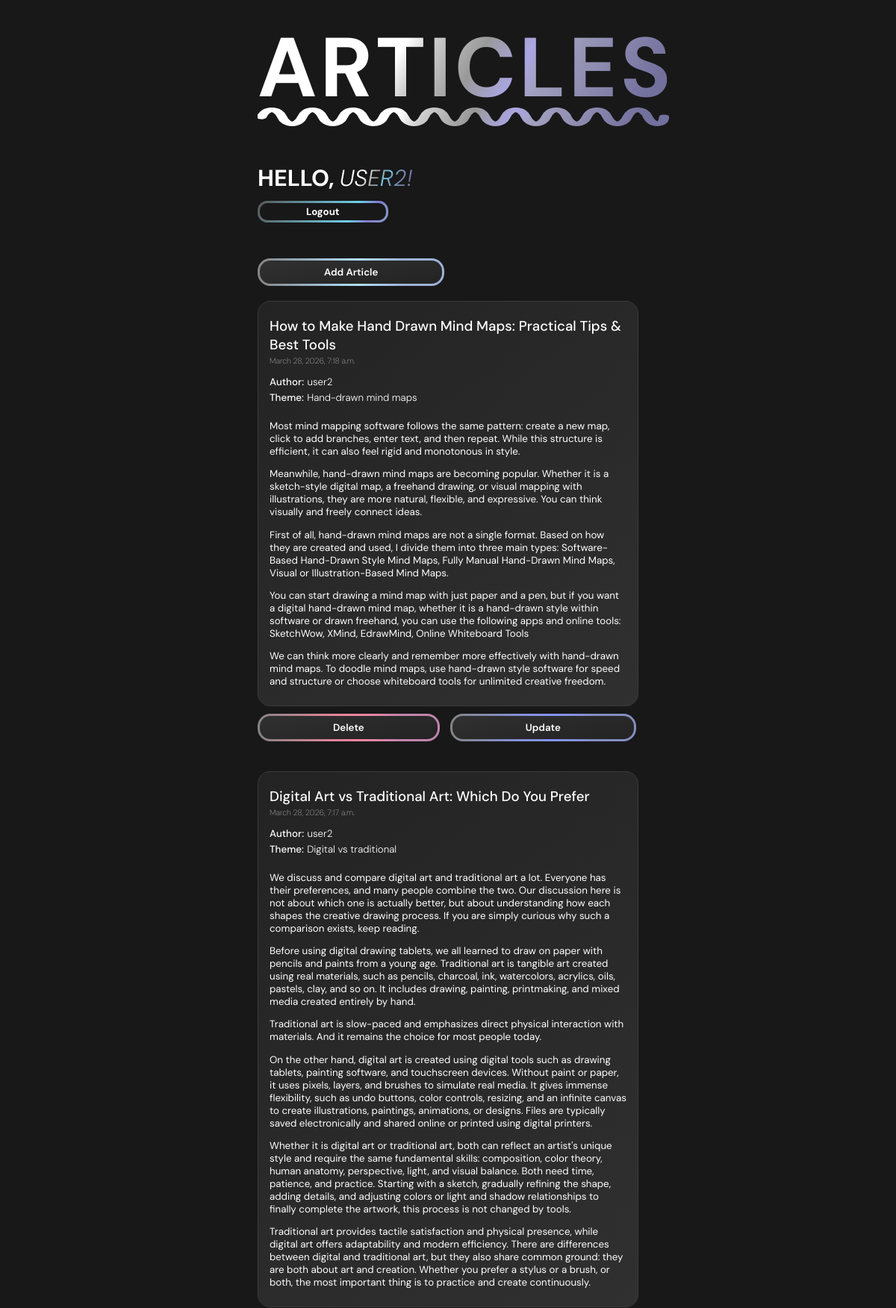
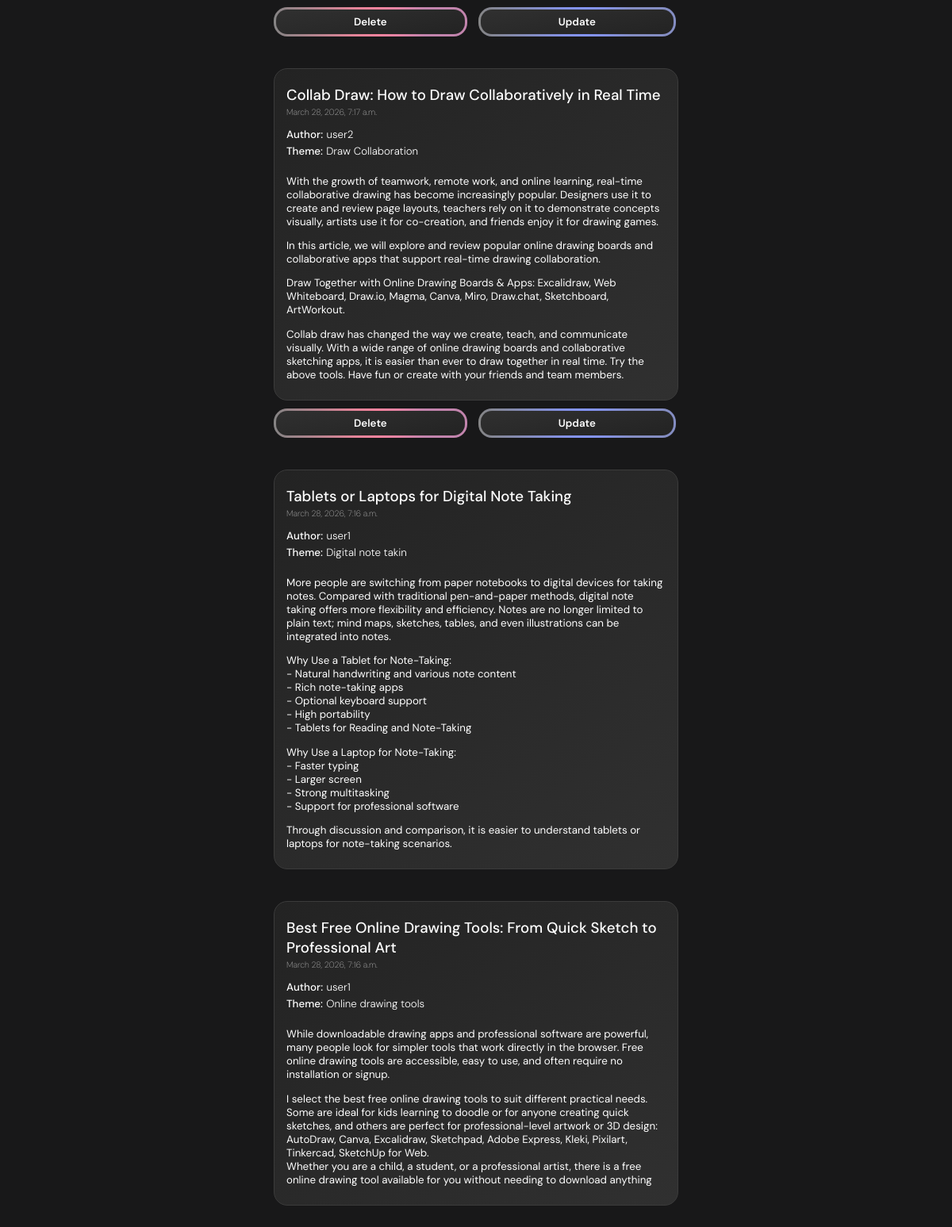
/ (signed in), run on the app's committed database (2 pictures, top to bottom).
### main/models.py (models this page shows, shortened)
class Article(models.Model):
    heading=models.CharField('Heading', max_length=150)
    body=models.TextField('Body', default = "Article body")
    theme = models.CharField('Genre', max_length=100)
    creation_date = models.DateTimeField(auto_now_add=True)
    author = models.ForeignKey(User, on_delete=models.CASCADE, null=True)

### main/views.py (the view)
# urls.py: path('', views.index),
def index(request):
    articles = Article.objects.all()
    return render(request, 'main/index.html', {'articles': articles})

### main/templates/main/index.html (shortened to what this page needs)
{% extends "base.html" %}
{% block info %}
    <div>
        <span class="main-h">Hello, </h3>
        <span class="user-h">{{ user.username|default:"Guest" }}!</span>
    </div>
    {% if user.is_authenticated %}
        {% include "registration/logout.html" %}
        <br/>
        <br/>
        <div class="btn-add">
            <a href="{% url 'add' %}">Add Article</a>
        </div>
    {% endif %}
    {% for el in articles reversed %}
        <div style="margin-bottom: 40px;">
            <div class="article-container">
                <h3 class="article-h">{{ el.heading }}</h3>
                <div>
                    <span class="article-date">{{ el.creation_date }}</span>
                </div>
                <div>
                    <span class="article-info-title">Author:</span>
                    <span class="article-info">{{ el.author.username }}</span>
                </div>
                <div>
                    <span class="article-info-title">Theme:</span>
                    <span class="article-info">{{ el.theme }}</span>
                </div>
                <div class="article-text">
                    {{ el.body|linebreaks }}
                </div>
            </div>
            {% if user.is_authenticated and el.author == user%}
                <div class="btn-delete">
                    <a href="{% url 'delete' el.id %}" title="Delete">Delete</a>
                </div>
                <div class="btn-update">
                    <a href="{% url 'update' el.id %}" title="Update">Update</a>
                </div>
            {% endif %}
        </div>
    {% endfor %}
{% endblock %}

### main/static/styles.css (style rules this page uses)
:root { --page-bg-color: #181819; --main-text-color: #FFFFFF; --secondary-text-color: #FFFFFF; --text-gradient-1: linear-gradient(120deg,rgba(255, 255, 255, 1) 34%, rgba(204, 204, 204, 1) 40%, rgba(153, 153, 153, 1) 51%, rgba(170, 166, 226, 1) 61%, rgba(161, 159, 189, 1) 67%, rgba(114, 112, 156, 1) 91%); --text-gradient-2: linear-gradient(120deg,rgba(255, 255, 255, 1) 34%, rgba(204, 204, 204, 1) 41%, rgba(153, 153, 153, 1) 51%, rgba(109, 208, 230, 1) 61%, rgba(122, 159, 202, 1) 67%, rgba(114, 112, 156, 1) 91%); --text-gradient-3: linear-gradient(120deg,rgba(255, 255, 255, 1) 0%, rgba(109, 208, 230, 1) 51%, rgba(129, 123, 208, 1) 75%, rgba(132, 158, 197, 1) 100%); --border-gradient-1: linear-gradient(120deg,rgba(88, 88, 88, 1) 0%, rgba(109, 208, 230, 1) 71%, rgba(129, 123, 208, 1) 85%, rgba(132, 158, 197, 1) 100%); --border-gradient-2: linear-gradient(90deg,rgba(132, 132, 132, 1) 0%, rgba(255, 132, 159, 1) 54%, rgba(194, 132, 173, 1) 78%); --border-gradient-3: linear-gradient(90deg,rgba(132, 132, 132, 1) 0%, rgba(132, 149, 255, 1) 54%, rgba(132, 141, 194, 1) 78%); --border-gradient-4: linear-gradient(144deg,rgba(88, 88, 88, 1) 0%, rgba(109, 208, 230, 1) 71%, rgba(129, 123, 208, 1) 85%, rgba(132, 168, 194, 1) 100%); --border-gradient-5: linear-gradient(90deg,rgba(132, 132, 132, 1) 0%, #AFDEFF 54%, #9EB2D8 78%); --bg-gradient: linear-gradient(144deg,#232323 0%, rgba(48, 48, 48, 1) 100%); --main-font: "DM Sans", sans-serif; --secondary-font: "DM Sans", sans-serif;; }
body { background-color: var(--page-bg-color); color: var(--main-text-color); }
.article-container { background: var(--bg-gradient); font-family: var(--main-font); border-radius: 17px; border-style: solid; border-width: 1px; border-color: #3B3B3B !important; padding: 10px 15px; margin-bottom: 10px; overflow: hidden; }
.article-h { font-family: var(--main-font); font-size: 14pt; font-weight: 500; margin-top: 10px; margin-bottom: 0px; }
.article-date { display: block; font-family: var(--main-font); font-size: 8pt; font-weight: 250; color: #A6A6A6; margin-top: 2px; margin-bottom: 10px; }
.article-info-title { font-family: var(--main-font); font-size: 10pt; font-weight: 500; }
.article-info { font-family: var(--main-font); font-size: 10pt; font-weight: 300; }
.article-text { margin-top: 20px; font-family: var(--main-font); font-size: 10pt; margin-bottom: 10px; }
.btn-delete, .btn-update, .btn-add { display: inline-block; font-family: var(--secondary-font); font-size: 10pt; font-weight: 600; text-align: center; text-decoration: none; padding: 7px 98px; border-radius: 17px; border: 3px solid transparent; }
.btn-delete { background: linear-gradient(170deg, rgba(48, 48, 48, 1) 0%, #232323 100%) padding-box, var(--border-gradient-2) border-box; margin-right: 10px; }
.btn-update { background: linear-gradient(170deg, rgba(48, 48, 48, 1) 0%, #232323 100%) padding-box, var(--border-gradient-3) border-box; }
.btn-add { padding: 7px 86px; margin-top: 30px; margin-bottom: 20px; background: linear-gradient(170deg, rgba(48, 48, 48, 1) 0%, #232323 100%) padding-box, var(--border-gradient-5) border-box; color: white; }
.btn-delete a, .btn-update a { color: white; text-decoration: none; }
.btn-add a { color: white; text-decoration: none; }
span.main-h { font-family: var(--main-font); font-size: 23pt; font-weight: 700; color: var(--main-text-color); text-transform: uppercase; }
span.user-h { font-family: var(--main-font); font-size: 23pt; font-weight: 300; font-style: italic; text-transform: uppercase; background: var(--text-gradient-2); -webkit-background-clip: text; background-clip: text; -webkit-text-fill-color: transparent; color: transparent; display: inline-block; }

### data on the page
Article: heading "How to Make Hand Drawn Mind Maps: Practical Tips & Best Tools", creation_date "March 28, 2026, 7:18 a.m.", author.username "user2", theme "Hand-drawn mind maps", body "Most mind mapping software follows the same pattern: create a new map, click to add branches, enter text, and then repeat. While this structure is efficient, it can also feel rigid and monotonous in style. Meanwhile, hand-drawn mind maps are becoming popular. Whether it is a sketch-style digital map, a freehand drawing, or visual mapping with illustrations, they are more natural, flexible, and expressive. You can think visually and freely connect ideas. First of all, hand-drawn mind maps are not a single format. Based on how they are created and used, I divide them into three main types: Software-Based Hand-Drawn Style Mind Maps, Fully Manual Hand-Drawn Mind Maps, Visual or…", shows "Delete"
Article: heading "Digital Art vs Traditional Art: Which Do You Prefer", creation_date "March 28, 2026, 7:17 a.m.", author.username "user2", theme "Digital vs traditional", body "We discuss and compare digital art and traditional art a lot. Everyone has their preferences, and many people combine the two. Our discussion here is not about which one is actually better, but about understanding how each shapes the creative drawing process. If you are simply curious why such a comparison exists, keep reading. Before using digital drawing tablets, we all learned to draw on paper with pencils and paints from a young age. Traditional art is tangible art created using real materials, such as pencils, charcoal, ink, watercolors, acrylics, oils, pastels, clay, and so on. It includes drawing, painting, printmaking, and mixed media created entirely by hand. Traditional art is…", shows "Delete"
Article: heading "Collab Draw: How to Draw Collaboratively in Real Time", creation_date "March 28, 2026, 7:17 a.m.", author.username "user2", theme "Draw Collaboration", body "With the growth of teamwork, remote work, and online learning, real-time collaborative drawing has become increasingly popular. Designers use it to create and review page layouts, teachers rely on it to demonstrate concepts visually, artists use it for co-creation, and friends enjoy it for drawing games. In this article, we will explore and review popular online drawing boards and collaborative apps that support real-time drawing collaboration. Draw Together with Online Drawing Boards & Apps: Excalidraw, Web Whiteboard, Draw.io, Magma, Canva, Miro, Draw.chat, Sketchboard, ArtWorkout. Collab draw has changed the way we create, teach, and communicate visually. With a wide range of online…", shows "Delete"
Article: heading "Tablets or Laptops for Digital Note Taking", creation_date "March 28, 2026, 7:16 a.m.", author.username "user1", theme "Digital note takin", body "More people are switching from paper notebooks to digital devices for taking notes. Compared with traditional pen-and-paper methods, digital note taking offers more flexibility and efficiency. Notes are no longer limited to plain text; mind maps, sketches, tables, and even illustrations can be integrated into notes. Why Use a Tablet for Note-Taking: - Natural handwriting and various note content - Rich note-taking apps - Optional keyboard support - High portability - Tablets for Reading and Note-Taking Why Use a Laptop for Note-Taking: - Faster typing - Larger screen - Strong multitasking - Support for professional software Through discussion and comparison, it is easier to understand…"
Article: heading "Best Free Online Drawing Tools: From Quick Sketch to Professional Art", creation_date "March 28, 2026, 7:16 a.m.", author.username "user1", theme "Online drawing tools", body "While downloadable drawing apps and professional software are powerful, many people look for simpler tools that work directly in the browser. Free online drawing tools are accessible, easy to use, and often require no installation or signup. I select the best free online drawing tools to suit different practical needs. Some are ideal for kids learning to doodle or for anyone creating quick sketches, and others are perfect for professional-level artwork or 3D design: AutoDraw, Canva, Excalidraw, Sketchpad, Adobe Express, Kleki, Pixilart, Tinkercad, SketchUp for Web. Whether you are a child, a student, or a professional artist, there is a free online drawing tool available for you without…"
